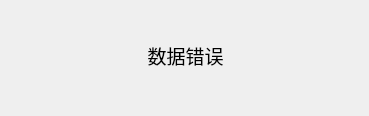
<?xml version="1.0" encoding="UTF-8"?>
<ui version="4.0">
 <class>DialogMsg</class>
 <widget class="QDialog" name="DialogMsg">
  <property name="geometry">
   <rect>
    <x>0</x>
    <y>0</y>
    <width>369</width>
    <height>116</height>
   </rect>
  </property>
  <property name="windowTitle">
   <string>DialogMsg</string>
  </property>
  <widget class="QLabel" name="label_msg">
   <property name="geometry">
    <rect>
     <x>30</x>
     <y>10</y>
     <width>311</width>
     <height>91</height>
    </rect>
   </property>
   <property name="font">
    <font>
     <pointsize>14</pointsize>
    </font>
   </property>
   <property name="styleSheet">
    <string notr="true"/>
   </property>
   <property name="frameShadow">
    <enum>QFrame::Plain</enum>
   </property>
   <property name="text">
    <string>数据错误</string>
   </property>
   <property name="alignment">
    <set>Qt::AlignCenter</set>
   </property>
  </widget>
 </widget>
 <resources/>
 <connections/>
</ui>
